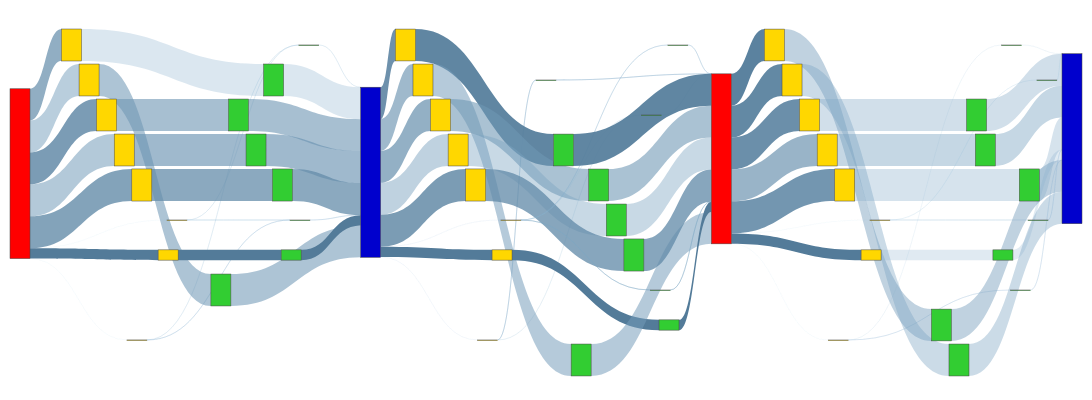

The code cell stored with this chart in its notebook:
### Code cell
f2_nodes, f2_nodes_dict = get_nodes_for_sankey(F2,rm_tags=['sim','agg_r','agg_w'],label_on=False)

# print(node_ref2)

f2_links = get_links_for_sankey(F2, f2_nodes_dict)
fig = go.Figure(go.Sankey(
            node = f2_nodes,
            link = f2_links, orientation='h'))

fig.update_layout(
    autosize=False,
    width=1200,
    height=400,
    margin=dict(
        l=10,
        r=10,
        b=40,
        t=10,
        pad=4
    ),
)
fig.show()
fig.write_html(f"{IMAGE_PATH}/sankey-grouped-sim_agg-vol-vfd.html")

### Figure 1 — Plotly figure (JSON) as saved in the notebook; plotly's stock layout.template omitted (floating-point values rounded to 4 significant figures)
{"data": [{"link": {"color": ["rgba(147.61904761904762, 187.61904761904762, 217.61904761904762, 0.03571428571428571)", "rgba(102.38095238095238, 142.38095238095238, 172.38095238095238, 0.7142857142857143)", "rgba(116.66666666666666, 156.66666666666666, 186.66666666666666, 0.5)", "rgba(95.23809523809524, 135.23809523809524, 165.23809523809524, 0.8214285714285714)", "rgba(114.28571428571428, 154.28571428571428, 184.28571428571428, 0.5357142857142857)", "rgba(97.61904761904762, 137.61904761904762, 167.61904761904762, 0.7857142857142857)", "rgba(147.61904761904762, 187.61904761904762, 217.61904761904762, 0.03571428571428571)", "rgba(83.33333333333333, 123.33333333333333, 153.33333333333331, 1.0)", "rgba(140.47619047619048, 180.47619047619048, 210.47619047619048, 0.14285714285714285)", "rgba(135.71428571428572, 175.71428571428572, 205.71428571428572, 0.21428571428571427)", "rgba(140.47619047619048, 180.47619047619048, 210.47619047619048, 0.14285714285714285)", "rgba(135.71428571428572, 175.71428571428572, 205.71428571428572, 0.21428571428571427)", "rgba(130.95238095238096, 170.95238095238096, 200.95238095238096, 0.2857142857142857)", "rgba(111.9047619047619, 151.9047619047619, 181.9047619047619, 0.5714285714285714)", "rgba(109.52380952380952, 149.52380952380952, 179.52380952380952, 0.6071428571428571)", "rgba(107.14285714285714, 147.14285714285714, 177.14285714285714, 0.6428571428571429)", "rgba(100.0, 140.0, 170.0, 0.75)", "rgba(83.33333333333333, 123.33333333333333, 153.33333333333331, 1.0)", "rgba(140.47619047619048, 180.47619047619048, 210.47619047619048, 0.14285714285714285)", "rgba(135.71428571428572, 175.71428571428572, 205.71428571428572, 0.21428571428571427)", "rgba(130.95238095238096, 170.95238095238096, 200.95238095238096, 0.2857142857142857)", "rgba(111.9047619047619, 151.9047619047619, 181.9047619047619, 0.5714285714285714)", "rgba(109.52380952380952, 149.52380952380952, 179.52380952380952, 0.6071428571428571)", "rgba(107.14285714285714, 147.14285714285714, 177.14285714285714, 0.6428571428571429)", "rgba(100.0, 140.0, 170.0, 0.75)", "rgba(83.33333333333333, 123.33333333333333, 153.33333333333331, 1.0)", "rgba(146.07843137254903, 186.07843137254903, 216.07843137254903, 0.058823529411764705)", "rgba(91.1764705882353, 131.1764705882353, 161.1764705882353, 0.8823529411764706)", "rgba(106.86274509803923, 146.86274509803923, 176.86274509803923, 0.6470588235294118)", "rgba(102.94117647058823, 142.94117647058823, 172.94117647058823, 0.7058823529411765)", "rgba(118.62745098039215, 158.62745098039215, 188.62745098039215, 0.47058823529411764)", "rgba(95.09803921568627, 135.09803921568627, 165.09803921568627, 0.8235294117647058)", "rgba(146.07843137254903, 186.07843137254903, 216.07843137254903, 0.058823529411764705)", "rgba(83.33333333333333, 123.33333333333333, 153.33333333333331, 1.0)", "rgba(130.39215686274508, 170.39215686274508, 200.39215686274508, 0.29411764705882354)", "rgba(142.15686274509804, 182.15686274509804, 212.15686274509804, 0.11764705882352941)", "rgba(87.25490196078431, 127.25490196078431, 157.2549019607843, 0.9411764705882353)", "rgba(114.70588235294117, 154.70588235294116, 184.70588235294116, 0.5294117647058824)", "rgba(110.7843137254902, 150.7843137254902, 180.7843137254902, 0.5882352941176471)", "rgba(122.54901960784314, 162.54901960784315, 192.54901960784315, 0.4117647058823529)", "rgba(99.01960784313727, 139.01960784313727, 169.01960784313727, 0.7647058823529411)", "rgba(134.31372549019608, 174.31372549019608, 204.31372549019608, 0.23529411764705882)", "rgba(142.15686274509804, 182.15686274509804, 212.15686274509804, 0.11764705882352941)", "rgba(126.47058823529412, 166.47058823529412, 196.47058823529412, 0.35294117647058826)", "rgba(83.33333333333333, 123.33333333333333, 153.33333333333331, 1.0)", "rgba(130.39215686274508, 170.39215686274508, 200.39215686274508, 0.29411764705882354)", "rgba(138.23529411764707, 178.23529411764707, 208.23529411764707, 0.17647058823529413)", "rgba(87.25490196078431, 127.25490196078431, 157.2549019607843, 0.9411764705882353)", "rgba(114.70588235294117, 154.70588235294116, 184.70588235294116, 0.5294117647058824)", "rgba(110.7843137254902, 150.7843137254902, 180.7843137254902, 0.5882352941176471)", "rgba(122.54901960784314, 162.54901960784315, 192.54901960784315, 0.4117647058823529)", "rgba(99.01960784313727, 139.01960784313727, 169.01960784313727, 0.7647058823529411)", "rgba(134.31372549019608, 174.31372549019608, 204.31372549019608, 0.23529411764705882)", "rgba(83.33333333333333, 123.33333333333333, 153.33333333333331, 1.0)", "rgba(126.47058823529412, 166.47058823529412, 196.47058823529412, 0.35294117647058826)", "rgba(147.61904761904762, 187.61904761904762, 217.61904761904762, 0.03571428571428571)", "rgba(85.71428571428571, 125.71428571428571, 155.71428571428572, 0.9642857142857143)", "rgba(88.0952380952381, 128.0952380952381, 158.0952380952381, 0.9285714285714286)", "rgba(90.47619047619048, 130.47619047619048, 160.47619047619048, 0.8928571428571429)", "rgba(104.76190476190476, 144.76190476190476, 174.76190476190476, 0.6785714285714286)", "rgba(92.85714285714286, 132.85714285714286, 162.85714285714286, 0.8571428571428571)", "rgba(147.61904761904762, 187.61904761904762, 217.61904761904762, 0.03571428571428571)", "rgba(83.33333333333333, 123.33333333333333, 153.33333333333331, 1.0)", "rgba(145.23809523809524, 185.23809523809524, 215.23809523809524, 0.07142857142857142)", "rgba(138.0952380952381, 178.0952380952381, 208.0952380952381, 0.17857142857142858)", "rgba(119.04761904761905, 159.04761904761904, 189.04761904761904, 0.4642857142857143)", "rgba(123.80952380952381, 163.8095238095238, 193.8095238095238, 0.39285714285714285)", "rgba(126.19047619047619, 166.1904761904762, 196.1904761904762, 0.35714285714285715)", "rgba(121.42857142857143, 161.42857142857144, 191.42857142857144, 0.42857142857142855)", "rgba(128.57142857142856, 168.57142857142856, 198.57142857142856, 0.32142857142857145)", "rgba(142.85714285714286, 182.85714285714286, 212.85714285714286, 0.10714285714285714)", "rgba(138.0952380952381, 178.0952380952381, 208.0952380952381, 0.17857142857142858)", "rgba(133.33333333333334, 173.33333333333334, 203.33333333333334, 0.25)", "rgba(145.23809523809524, 185.23809523809524, 215.23809523809524, 0.07142857142857142)", "rgba(119.04761904761905, 159.04761904761904, 189.04761904761904, 0.4642857142857143)", "rgba(123.80952380952381, 163.8095238095238, 193.8095238095238, 0.39285714285714285)", "rgba(126.19047619047619, 166.1904761904762, 196.1904761904762, 0.35714285714285715)", "rgba(121.42857142857143, 161.42857142857144, 191.42857142857144, 0.42857142857142855)", "rgba(128.57142857142856, 168.57142857142856, 198.57142857142856, 0.32142857142857145)", "rgba(142.85714285714286, 182.85714285714286, 212.85714285714286, 0.10714285714285714)", "rgba(138.0952380952381, 178.0952380952381, 208.0952380952381, 0.17857142857142858)", "rgba(133.33333333333334, 173.33333333333334, 203.33333333333334, 0.25)", "rgba(138.0952380952381, 178.0952380952381, 208.0952380952381, 0.17857142857142858)"], "label": ["Access Volume : 0 <br />Access Count : 4 <br />Average Access Size : 0 <br />Operation : write<br />Bandwidth : 0", "Access Volume : 7.42 MB <br />Access Count : 200 <br />Average Access Size : 37.11 KB <br />Operation : write<br />Bandwidth : 2.41 MB/s", "Access Volume : 7.44 MB <br />Access Count : 200 <br />Average Access Size : 37.21 KB <br />Operation : write<br />Bandwidth : 1.87 MB/s", "Access Volume : 7.44 MB <br />Access Count : 200 <br />Average Access Size : 37.2 KB <br />Operation : write<br />Bandwidth : 2.51 MB/s", "Access Volume : 7.44 MB <br />Access Count : 200 <br />Average Access Size : 37.21 KB <br />Operation : write<br />Bandwidth : 1.89 MB/s", "Access Volume : 7.48 MB <br />Access Count : 201 <br />Average Access Size : 37.21 KB <br />Operation : write<br />Bandwidth : 2.48 MB/s", "Access Volume : 0 <br />Access Count : 4 <br />Average Access Size : 0 <br />Operation : write<br />Bandwidth : 0", "Access Volume : 2.4 MB <br />Access Count : 1 <br />Average Access Size : 2.4 MB <br />Operation : write<br />Bandwidth : 1.56 GB/s", "Access Volume : 5.19 KB <br />Access Count : 24 <br />Average Access Size : 216.33 B <br />Operation : write<br />Bandwidth : 292.05 B/s", "Access Volume : 272 B <br />Access Count : 1 <br />Average Access Size : 272 B <br />Operation : write<br />Bandwidth : 176.85 KB/s", "Access Volume : 5.19 KB <br />Access Count : 24 <br />Average Access Size : 216.33 B <br />Operation : write<br />Bandwidth : 292.05 B/s", "Access Volume : 272 B <br />Access Count : 1 <br />Average Access Size : 272 B <br />Operation : write<br />Bandwidth : 176.85 KB/s", "Access Volume : 7.46 MB <br />Access Count : 202 <br />Average Access Size : 36.94 KB <br />Operation : write<br />Bandwidth : 440.16 KB/s", "Access Volume : 7.45 MB <br />Access Count : 200 <br />Average Access Size : 37.24 KB <br />Operation : write<br />Bandwidth : 2.11 MB/s", "Access Volume : 7.45 MB <br />Access Count : 200 <br />Average Access Size : 37.23 KB <br />Operation : write<br />Bandwidth : 2.12 MB/s", "Access Volume : 7.45 MB <br />Access Count : 200 <br />Average Access Size : 37.25 KB <br />Operation : write<br />Bandwidth : 2.13 MB/s", "Access Volume : 7.49 MB <br />Access Count : 201 <br />Average Access Size : 37.25 KB <br />Operation : write<br />Bandwidth : 2.42 MB/s", "Access Volume : 2.4 MB <br />Access Count : 1 <br />Average Access Size : 2.4 MB <br />Operation : write<br />Bandwidth : 1.56 GB/s", "Access Volume : 5.19 KB <br />Access Count : 24 <br />Average Access Size : 216.33 B <br />Operation : write<br />Bandwidth : 292.05 B/s", "Access Volume : 272 B <br />Access Count : 1 <br />Average Access Size : 272 B <br />Operation : write<br />Bandwidth : 176.85 KB/s", "Access Volume : 7.46 MB <br />Access Count : 202 <br />Average Access Size : 36.94 KB <br />Operation : write<br />Bandwidth : 440.16 KB/s", "Access Volume : 7.45 MB <br />Access Count : 200 <br />Average Access Size : 37.24 KB <br />Operation : write<br />Bandwidth : 2.11 MB/s", "Access Volume : 7.45 MB <br />Access Count : 200 <br />Average Access Size : 37.23 KB <br />Operation : write<br />Bandwidth : 2.12 MB/s", "Access Volume : 7.45 MB <br />Access Count : 200 <br />Average Access Size : 37.25 KB <br />Operation : write<br />Bandwidth : 2.13 MB/s", "Access Volume : 7.49 MB <br />Access Count : 201 <br />Average Access Size : 37.25 KB <br />Operation : write<br />Bandwidth : 2.42 MB/s", "Access Volume : 2.4 MB <br />Access Count : 1 <br />Average Access Size : 2.4 MB <br />Operation : write<br />Bandwidth : 1.56 GB/s", "Access Volume : 0 <br />Access Count : 3 <br />Average Access Size : 0 <br />Operation : read<br />Bandwidth : 0", "Access Volume : 7.42 MB <br />Access Count : 200 <br />Average Access Size : 37.11 KB <br />Operation : read<br />Bandwidth : 11.12 MB/s", "Access Volume : 7.44 MB <br />Access Count : 200 <br />Average Access Size : 37.21 KB <br />Operation : read<br />Bandwidth : 10.68 MB/s", "Access Volume : 7.44 MB <br />Access Count : 200 <br />Average Access Size : 37.2 KB <br />Operation : read<br />Bandwidth : 10.69 MB/s", "Access Volume : 7.44 MB <br />Access Count : 200 <br />Average Access Size : 37.21 KB <br />Operation : read<br />Bandwidth : 10.43 MB/s", "Access Volume : 7.48 MB <br />Access Count : 201 <br />Average Access Size : 37.21 KB <br />Operation : read<br />Bandwidth : 10.78 MB/s", "Access Volume : 0 <br />Access Count : 3 <br />Average Access Size : 0 <br />Operation : read<br />Bandwidth : 0", "Access Volume : 2.4 MB <br />Access Count : 1 <br />Average Access Size : 2.4 MB <br />Operation : read<br />Bandwidth : 1.56 GB/s", "Access Volume : 2.18 KB <br />Access Count : 8 <br />Average Access Size : 273 B <br />Operation : read<br />Bandwidth : 46.58 KB/s", "Access Volume : 328 B <br />Access Count : 1 <br />Average Access Size : 328 B <br />Operation : read<br />Bandwidth : 93.56 B/s", "Access Volume : 7.43 MB <br />Access Count : 399 <br />Average Access Size : 18.62 KB <br />Operation : read<br />Bandwidth : 11.19 MB/s", "Access Volume : 7.45 MB <br />Access Count : 400 <br />Average Access Size : 18.62 KB <br />Operation : read<br />Bandwidth : 10.67 MB/s", "Access Volume : 7.45 MB <br />Access Count : 400 <br />Average Access Size : 18.62 KB <br />Operation : read<br />Bandwidth : 10.68 MB/s", "Access Volume : 7.45 MB <br />Access Count : 400 <br />Average Access Size : 18.62 KB <br />Operation : read<br />Bandwidth : 10.41 MB/s", "Access Volume : 7.49 MB <br />Access Count : 402 <br />Average Access Size : 18.62 KB <br />Operation : read<br />Bandwidth : 10.76 MB/s", "Access Volume : 1.57 KB <br />Access Count : 4 <br />Average Access Size : 392 B <br />Operation : read<br />Bandwidth : 32.85 KB/s", "Access Volume : 328 B <br />Access Count : 1 <br />Average Access Size : 328 B <br />Operation : read<br />Bandwidth : 93.56 B/s", "Access Volume : 512 B <br />Access Count : 1 <br />Average Access Size : 512 B <br />Operation : read<br />Bandwidth : 332.9 KB/s", "Access Volume : 2.4 MB <br />Access Count : 1 <br />Average Access Size : 2.4 MB <br />Operation : read<br />Bandwidth : 1.56 GB/s", "Access Volume : 2.18 KB <br />Access Count : 8 <br />Average Access Size : 273 B <br />Operation : read<br />Bandwidth : 46.58 KB/s", "Access Volume : 656 B <br />Access Count : 2 <br />Average Access Size : 328 B <br />Operation : read<br />Bandwidth : 187.13 B/s", "Access Volume : 7.43 MB <br />Access Count : 399 <br />Average Access Size : 18.62 KB <br />Operation : read<br />Bandwidth : 11.19 MB/s", "Access Volume : 7.45 MB <br />Access Count : 400 <br />Average Access Size : 18.62 KB <br />Operation : read<br />Bandwidth : 10.67 MB/s", "Access Volume : 7.45 MB <br />Access Count : 400 <br />Average Access Size : 18.62 KB <br />Operation : read<br />Bandwidth : 10.68 MB/s", "Access Volume : 7.45 MB <br />Access Count : 400 <br />Average Access Size : 18.62 KB <br />Operation : read<br />Bandwidth : 10.41 MB/s", "Access Volume : 7.49 MB <br />Access Count : 402 <br />Average Access Size : 18.62 KB <br />Operation : read<br />Bandwidth : 10.76 MB/s", "Access Volume : 1.57 KB <br />Access Count : 4 <br />Average Access Size : 392 B <br />Operation : read<br />Bandwidth : 32.85 KB/s", "Access Volume : 2.4 MB <br />Access Count : 1 <br />Average Access Size : 2.4 MB <br />Operation : read<br />Bandwidth : 1.56 GB/s", "Access Volume : 512 B <br />Access Count : 1 <br />Average Access Size : 512 B <br />Operation : read<br />Bandwidth : 332.9 KB/s", "Access Volume : 0 <br />Access Count : 3 <br />Average Access Size : 0 <br />Operation : write<br />Bandwidth : 0", "Access Volume : 7.42 MB <br />Access Count : 200 <br />Average Access Size : 37.11 KB <br />Operation : write<br />Bandwidth : 5.64 MB/s", "Access Volume : 7.44 MB <br />Access Count : 200 <br />Average Access Size : 37.21 KB <br />Operation : write<br />Bandwidth : 4.46 MB/s", "Access Volume : 7.44 MB <br />Access Count : 200 <br />Average Access Size : 37.2 KB <br />Operation : write<br />Bandwidth : 4.06 MB/s", "Access Volume : 7.44 MB <br />Access Count : 200 <br />Average Access Size : 37.21 KB <br />Operation : write<br />Bandwidth : 2.37 MB/s", "Access Volume : 7.48 MB <br />Access Count : 201 <br />Average Access Size : 37.21 KB <br />Operation : write<br />Bandwidth : 2.68 MB/s", "Access Volume : 0 <br />Access Count : 3 <br />Average Access Size : 0 <br />Operation : write<br />Bandwidth : 0", "Access Volume : 2.4 MB <br />Access Count : 1 <br />Average Access Size : 2.4 MB <br />Operation : write<br />Bandwidth : 1.56 GB/s", "Access Volume : 562 B <br />Access Count : 4 <br />Average Access Size : 140.5 B <br />Operation : write<br />Bandwidth : 25.2 B/s", "Access Volume : 28 B <br />Access Count : 1 <br />Average Access Size : 28 B <br />Operation : write<br />Bandwidth : 18.21 KB/s", "Access Volume : 7.42 MB <br />Access Count : 398 <br />Average Access Size : 18.63 KB <br />Operation : write<br />Bandwidth : 1.14 MB/s", "Access Volume : 7.45 MB <br />Access Count : 400 <br />Average Access Size : 18.63 KB <br />Operation : write<br />Bandwidth : 912.66 KB/s", "Access Volume : 7.45 MB <br />Access Count : 400 <br />Average Access Size : 18.63 KB <br />Operation : write<br />Bandwidth : 856.42 KB/s", "Access Volume : 7.45 MB <br />Access Count : 400 <br />Average Access Size : 18.63 KB <br />Operation : write<br />Bandwidth : 928.42 KB/s", "Access Volume : 7.49 MB <br />Access Count : 401 <br />Average Access Size : 18.68 KB <br />Operation : write<br />Bandwidth : 530 KB/s", "Access Volume : 876 B <br />Access Count : 5 <br />Average Access Size : 175.2 B <br />Operation : write<br />Bandwidth : 74.18 B/s", "Access Volume : 28 B <br />Access Count : 1 <br />Average Access Size : 28 B <br />Operation : write<br />Bandwidth : 18.21 KB/s", "Access Volume : 2.4 MB <br />Access Count : 1000 <br />Average Access Size : 2.4 KB <br />Operation : write<br />Bandwidth : 328.73 KB/s", "Access Volume : 562 B <br />Access Count : 4 <br />Average Access Size : 140.5 B <br />Operation : write<br />Bandwidth : 25.2 B/s", "Access Volume : 7.42 MB <br />Access Count : 398 <br />Average Access Size : 18.63 KB <br />Operation : write<br />Bandwidth : 1.14 MB/s", "Access Volume : 7.45 MB <br />Access Count : 400 <br />Average Access Size : 18.63 KB <br />Operation : write<br />Bandwidth : 912.66 KB/s", "Access Volume : 7.45 MB <br />Access Count : 400 <br />Average Access Size : 18.63 KB <br />Operation : write<br />Bandwidth : 856.42 KB/s", "Access Volume : 7.45 MB <br />Access Count : 400 <br />Average Access Size : 18.63 KB <br />Operation : write<br />Bandwidth : 928.42 KB/s", "Access Volume : 7.49 MB <br />Access Count : 401 <br />Average Access Size : 18.68 KB <br />Operation : write<br />Bandwidth : 530 KB/s", "Access Volume : 876 B <br />Access Count : 5 <br />Average Access Size : 175.2 B <br />Operation : write<br />Bandwidth : 74.18 B/s", "Access Volume : 28 B <br />Access Count : 1 <br />Average Access Size : 28 B <br />Operation : write<br />Bandwidth : 18.21 KB/s", "Access Volume : 2.4 MB <br />Access Count : 1000 <br />Average Access Size : 2.4 KB <br />Operation : write<br />Bandwidth : 328.73 KB/s", "Access Volume : 28 B <br />Access Count : 1 <br />Average Access Size : 28 B <br />Operation : write<br />Bandwidth : 18.21 KB/s"], "source": [0, 0, 0, 0, 0, 0, 0, 0, 1, 1, 2, 2, 3, 4, 5, 6, 7, 8, 9, 10, 11, 12, 13, 14, 15, 16, 17, 17, 17, 17, 17, 17, 17, 17, 18, 18, 19, 20, 21, 22, 23, 24, 24, 24, 25, 26, 27, 28, 29, 30, 31, 32, 33, 34, 35, 36, 36, 36, 36, 36, 36, 36, 36, 37, 37, 38, 39, 40, 41, 42, 43, 43, 44, 45, 46, 47, 48, 49, 50, 51, 52, 53, 54], "target": [1, 3, 4, 5, 6, 7, 2, 8, 9, 10, 9, 10, 11, 12, 13, 14, 15, 16, 17, 17, 17, 17, 17, 17, 17, 17, 18, 19, 20, 21, 22, 23, 24, 25, 26, 27, 28, 29, 30, 31, 32, 33, 27, 35, 34, 36, 36, 36, 36, 36, 36, 36, 36, 36, 36, 37, 38, 39, 40, 41, 42, 43, 44, 45, 52, 46, 47, 48, 49, 50, 51, 54, 53, 55, 55, 55, 55, 55, 55, 55, 55, 55, 55], "value": [1, 7422108, 7441148, 7440164, 7442936, 7479508, 1, 2400000, 5192, 272, 5192, 272, 7460880, 7447968, 7446976, 7449760, 7486392, 2400000, 5192, 272, 7460880, 7447968, 7446976, 7449760, 7486392, 2400000, 1, 7422108, 7441148, 7440164, 7442936, 7479508, 1, 2400000, 2184, 328, 7428880, 7447968, 7446976, 7449760, 7486392, 1568, 328, 512, 2400000, 2184, 656, 7428880, 7447968, 7446976, 7449760, 7486392, 1568, 2400000, 512, 1, 7422108, 7441148, 7440164, 7442936, 7479508, 1, 2400000, 562, 28, 7416064, 7451168, 7450176, 7452960, 7489592, 876, 28, 2400000, 562, 7416064, 7451168, 7450176, 7452960, 7489592, 876, 28, 2400000, 28]}, "node": {"color": ["Red", "Gold", "Gold", "Gold", "Gold", "Gold", "Gold", "Gold", "Gold", "LimeGreen", "LimeGreen", "LimeGreen", "LimeGreen", "LimeGreen", "LimeGreen", "LimeGreen", "LimeGreen", "MediumBlue", "Gold", "Gold", "Gold", "Gold", "Gold", "Gold", "Gold", "Gold", "LimeGreen", "LimeGreen", "LimeGreen", "LimeGreen", "LimeGreen", "LimeGreen", "LimeGreen", "LimeGreen", "LimeGreen", "LimeGreen", "Red", "Gold", "Gold", "Gold", "Gold", "Gold", "Gold", "Gold", "Gold", "LimeGreen", "LimeGreen", "LimeGreen", "LimeGreen", "LimeGreen", "LimeGreen", "LimeGreen", "LimeGreen", "LimeGreen", "LimeGreen", "MediumBlue"], "label": [], "x": [0, 0.1311, 0.1557, 0.05738, 0.07377, 0.09016, 0.1066, 0.123, 0.1475, 0.2787, 0.2705, 0.2459, 0.1967, 0.2131, 0.2295, 0.2541, 0.2623, 0.3115, 0.4426, 0.3689, 0.3852, 0.4016, 0.418, 0.4344, 0.4672, 0.459, 0.5, 0.5984, 0.5164, 0.5328, 0.5492, 0.5656, 0.582, 0.623, 0.6148, 0.6066, 0.6557, 0.7951, 0.7131, 0.7295, 0.7459, 0.7623, 0.7787, 0.8115, 0.8033, 0.9344, 0.8689, 0.8852, 0.9016, 0.9098, 0.9508, 0.9672, 0.9426, 0.9262, 0.959, 1], "y": [0, 0, 0.6, 0.1, 0.2, 0.3, 0.4, 0.5, 0.7, 0.1, 0.6, 0.2, 0.8, 0.3, 0.4, 0.5, 0.7, 0, 0, 0.1, 0.2, 0.3, 0.4, 0.5, 0.6, 0.7, 0.2, 0.3, 0.4, 1, 0.5, 0.6, 0.7, 0.1, 0.9, 0.8, 0, 0, 0.1, 0.2, 0.3, 0.4, 0.5, 0.6, 0.7, 0.1, 0.9, 1, 0.3, 0.4, 0.5, 0.2, 0.8, 0.7, 0.6, 0]}, "orientation": "h", "type": "sankey"}], "layout": {"autosize": false, "height": 400, "margin": {"b": 40, "l": 10, "pad": 4, "r": 10, "t": 10}, "width": 1200}}
